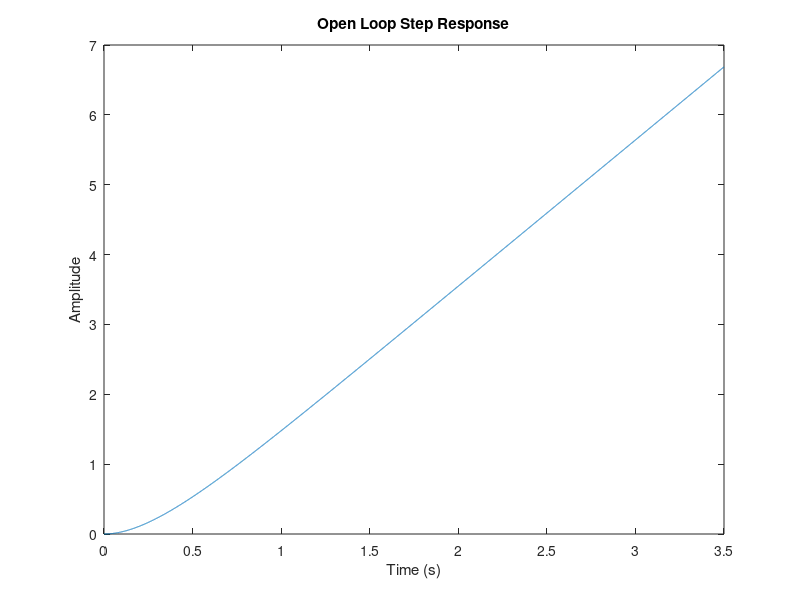
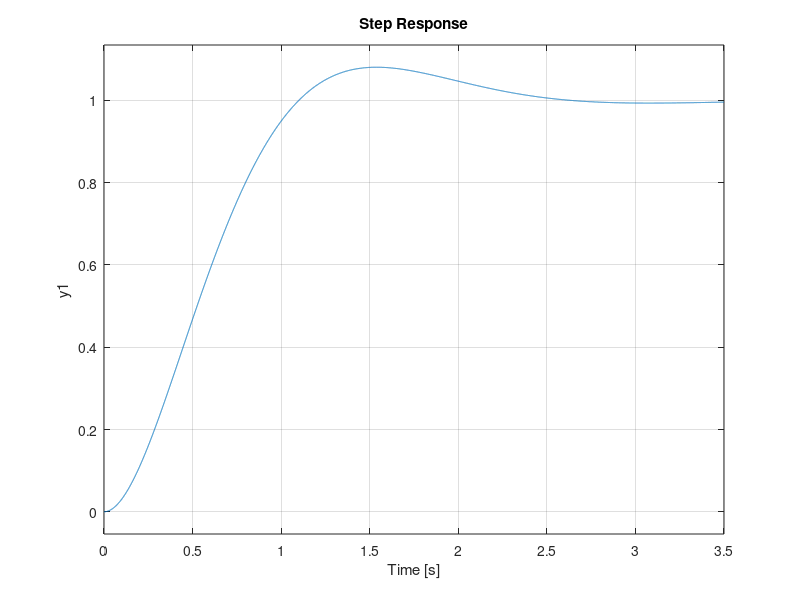
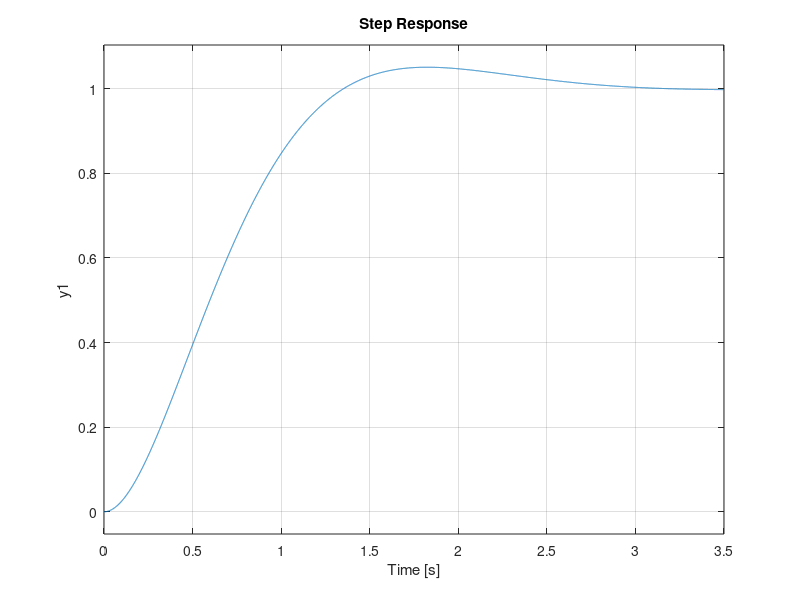
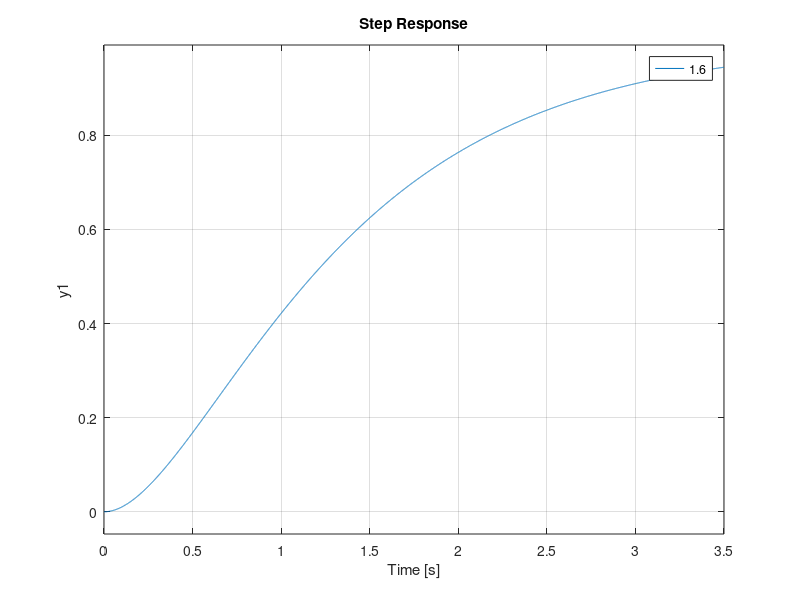

These charts were generated, in order, by the following MATLAB code:
%%1.1
clear all;
Km = 6.8528;
Alpha = 3.2737;
num = [Km];
den = [1 Alpha 0];
open_loop = tf(num,den);
t = linspace(0,3.5,10000);
open_loop = step(open_loop,t);
figure;
plot(t, open_loop)
title('Open Loop Step Response');
xlabel('Time (s)');
ylabel('Amplitude');
%% 1.5
closed_loop = tf([Km],[1 Alpha Km]);
figure
step(closed_loop,t)

%% 1.6
KTask1 = 0.824;
five_pecernt_overshoot = tf([KTask1*Km],[1 Alpha Km*KTask1]);
figure
step(five_pecernt_overshoot,t)

%% 2.3
K_16 = tf([1.6*KTask1*Km], [1 Alpha 1.6*KTask1*Km]);
K_10= tf([KTask1*Km], [1 Alpha KTask1*Km]);
K_04 = tf([0.4*KTask1*Km], [1 Alpha 0.4*KTask1*Km]);
figure
hold on
step(K_16,t)
step(K_10,t)
step(K_04,t)
hold off
legend ('1.6','1','0.4');
%%
K = 0.686919;
testing = tf([10*Alpha*Km*K],[1 Alpha+10*Alpha 10*Alpha^2 K*10*Alpha*Km]);
figure
step(testing)
%%
K = 0.496633;
testing = tf([2*Alpha*Km*K],[1 Alpha+2*Alpha 2*Alpha^2 K*2*Alpha*Km]);
figure
step(testing)
